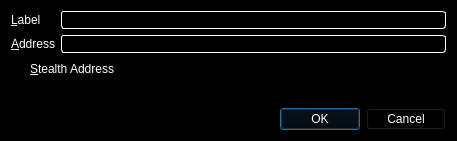
<?xml version="1.0" encoding="UTF-8"?>
<ui version="4.0">
 <class>EditAddressDialog</class>
 <widget class="QDialog" name="EditAddressDialog">
  <property name="geometry">
   <rect>
    <x>0</x>
    <y>0</y>
    <width>457</width>
    <height>141</height>
   </rect>
  </property>
  <property name="windowTitle">
   <string>Edit Address</string>
  </property>
  <property name="styleSheet">
   <string notr="true">color: rgb(255, 255, 255);
background-color: rgb(0, 0, 0);
alternate-background-color: rgb(0, 0, 0);</string>
  </property>
  <layout class="QVBoxLayout" name="verticalLayout">
   <item>
    <layout class="QFormLayout" name="formLayout">
     <property name="fieldGrowthPolicy">
      <enum>QFormLayout::AllNonFixedFieldsGrow</enum>
     </property>
     <item row="0" column="0">
      <widget class="QLabel" name="label">
       <property name="text">
        <string>&amp;Label</string>
       </property>
       <property name="buddy">
        <cstring>labelEdit</cstring>
       </property>
      </widget>
     </item>
     <item row="0" column="1">
      <widget class="QLineEdit" name="labelEdit">
       <property name="toolTip">
        <string>The label associated with this address book entry</string>
       </property>
       <property name="styleSheet">
        <string notr="true">background: rgb(0,0,0); color: rgb(255,255,255); border: 1px inset white; border-radius: 3px; margin: 0px;</string>
       </property>
      </widget>
     </item>
     <item row="1" column="0">
      <widget class="QLabel" name="label_2">
       <property name="text">
        <string>&amp;Address</string>
       </property>
       <property name="buddy">
        <cstring>addressEdit</cstring>
       </property>
      </widget>
     </item>
     <item row="1" column="1">
      <widget class="QLineEdit" name="addressEdit">
       <property name="toolTip">
        <string>The address associated with this address book entry. This can only be modified for sending addresses.</string>
       </property>
       <property name="styleSheet">
        <string notr="true">background: rgb(0,0,0); color: rgb(255,255,255); border: 1px inset white; border-radius: 3px; margin: 0px;</string>
       </property>
      </widget>
     </item>
     <item row="2" column="0" colspan="2">
      <widget class="QCheckBox" name="stealthCB">
       <property name="text">
        <string>&amp;Stealth Address</string>
       </property>
      </widget>
     </item>
    </layout>
   </item>
   <item>
    <widget class="QDialogButtonBox" name="buttonBox">
     <property name="orientation">
      <enum>Qt::Horizontal</enum>
     </property>
     <property name="standardButtons">
      <set>QDialogButtonBox::Cancel|QDialogButtonBox::Ok</set>
     </property>
    </widget>
   </item>
  </layout>
 </widget>
 <resources/>
 <connections>
  <connection>
   <sender>buttonBox</sender>
   <signal>accepted()</signal>
   <receiver>EditAddressDialog</receiver>
   <slot>accept()</slot>
   <hints>
    <hint type="sourcelabel">
     <x>248</x>
     <y>254</y>
    </hint>
    <hint type="destinationlabel">
     <x>157</x>
     <y>274</y>
    </hint>
   </hints>
  </connection>
  <connection>
   <sender>buttonBox</sender>
   <signal>rejected()</signal>
   <receiver>EditAddressDialog</receiver>
   <slot>reject()</slot>
   <hints>
    <hint type="sourcelabel">
     <x>316</x>
     <y>260</y>
    </hint>
    <hint type="destinationlabel">
     <x>286</x>
     <y>274</y>
    </hint>
   </hints>
  </connection>
 </connections>
</ui>
